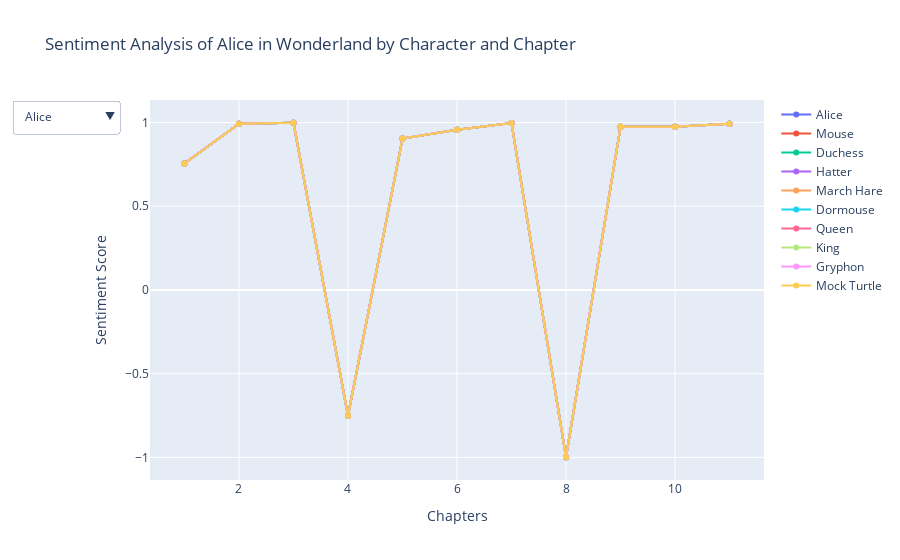

The cell this chart's notebook holds for it:
### Code cell
# create the bubble and line plot
fig = make_subplots(rows=1, cols=1)
for character in character_counts:
    fig.add_trace(go.Scatter(x=list(range(1, len(Chapters)+1)), y=results[character], mode='lines+markers', name=character, visible=character in sorted(character_counts, key=character_counts.get, reverse=True)[:10]), 1, 1)

fig.update_layout(title='Sentiment Analysis of Alice in Wonderland by Character and Chapter',
                  xaxis_title='Chapters',
                  yaxis_title='Sentiment Score')

# add the dropdown button
buttons = []
for character in sorted(character_counts, key=character_counts.get, reverse=True)[:10]:
    buttons.append({'label': character, 'method': 'update', 'args': [{'visible': [c in [character] for c in sorted(character_counts)]}]})

fig.update_layout(updatemenus=[{'buttons': buttons, 'direction': 'down', 'showactive': True}])

# show the plot
fig.show()

### Figure 1 — Plotly figure (JSON) as saved in the notebook; plotly's stock layout.template omitted (floating-point values rounded to 4 significant figures)
{"data": [{"mode": "lines+markers", "name": "Alice", "type": "scatter", "visible": true, "x": [1, 2, 3, 4, 5, 6, 7, 8, 9, 10, 11], "xaxis": "x", "y": [0.7555, 0.9929, 0.9986, -0.7508, 0.904, 0.9562, 0.997, -0.9989, 0.9748, 0.9749, 0.9926], "yaxis": "y"}, {"mode": "lines+markers", "name": "White Rabbit", "type": "scatter", "visible": false, "x": [1, 2, 3, 4, 5, 6, 7, 8, 9, 10, 11], "xaxis": "x", "y": [0.7555, 0.9929, 0.9986, -0.7508, 0.904, 0.9562, 0.997, -0.9989, 0.9748, 0.9749, 0.9926], "yaxis": "y"}, {"mode": "lines+markers", "name": "Mouse", "type": "scatter", "visible": true, "x": [1, 2, 3, 4, 5, 6, 7, 8, 9, 10, 11], "xaxis": "x", "y": [0.7555, 0.9929, 0.9986, -0.7508, 0.904, 0.9562, 0.997, -0.9989, 0.9748, 0.9749, 0.9926], "yaxis": "y"}, {"mode": "lines+markers", "name": "Dodo", "type": "scatter", "visible": false, "x": [1, 2, 3, 4, 5, 6, 7, 8, 9, 10, 11], "xaxis": "x", "y": [0.7555, 0.9929, 0.9986, -0.7508, 0.904, 0.9562, 0.997, -0.9989, 0.9748, 0.9749, 0.9926], "yaxis": "y"}, {"mode": "lines+markers", "name": "Lory", "type": "scatter", "visible": false, "x": [1, 2, 3, 4, 5, 6, 7, 8, 9, 10, 11], "xaxis": "x", "y": [0.7555, 0.9929, 0.9986, -0.7508, 0.904, 0.9562, 0.997, -0.9989, 0.9748, 0.9749, 0.9926], "yaxis": "y"}, {"mode": "lines+markers", "name": "Eaglet", "type": "scatter", "visible": false, "x": [1, 2, 3, 4, 5, 6, 7, 8, 9, 10, 11], "xaxis": "x", "y": [0.7555, 0.9929, 0.9986, -0.7508, 0.904, 0.9562, 0.997, -0.9989, 0.9748, 0.9749, 0.9926], "yaxis": "y"}, {"mode": "lines+markers", "name": "Duck", "type": "scatter", "visible": false, "x": [1, 2, 3, 4, 5, 6, 7, 8, 9, 10, 11], "xaxis": "x", "y": [0.7555, 0.9929, 0.9986, -0.7508, 0.904, 0.9562, 0.997, -0.9989, 0.9748, 0.9749, 0.9926], "yaxis": "y"}, {"mode": "lines+markers", "name": "Pat", "type": "scatter", "visible": false, "x": [1, 2, 3, 4, 5, 6, 7, 8, 9, 10, 11], "xaxis": "x", "y": [0.7555, 0.9929, 0.9986, -0.7508, 0.904, 0.9562, 0.997, -0.9989, 0.9748, 0.9749, 0.9926], "yaxis": "y"}, {"mode": "lines+markers", "name": "Bill", "type": "scatter", "visible": false, "x": [1, 2, 3, 4, 5, 6, 7, 8, 9, 10, 11], "xaxis": "x", "y": [0.7555, 0.9929, 0.9986, -0.7508, 0.904, 0.9562, 0.997, -0.9989, 0.9748, 0.9749, 0.9926], "yaxis": "y"}, {"mode": "lines+markers", "name": "puppy", "type": "scatter", "visible": false, "x": [1, 2, 3, 4, 5, 6, 7, 8, 9, 10, 11], "xaxis": "x", "y": [0.7555, 0.9929, 0.9986, -0.7508, 0.904, 0.9562, 0.997, -0.9989, 0.9748, 0.9749, 0.9926], "yaxis": "y"}, {"mode": "lines+markers", "name": "Caterpillar", "type": "scatter", "visible": false, "x": [1, 2, 3, 4, 5, 6, 7, 8, 9, 10, 11], "xaxis": "x", "y": [0.7555, 0.9929, 0.9986, -0.7508, 0.904, 0.9562, 0.997, -0.9989, 0.9748, 0.9749, 0.9926], "yaxis": "y"}, {"mode": "lines+markers", "name": "Duchess", "type": "scatter", "visible": true, "x": [1, 2, 3, 4, 5, 6, 7, 8, 9, 10, 11], "xaxis": "x", "y": [0.7555, 0.9929, 0.9986, -0.7508, 0.904, 0.9562, 0.997, -0.9989, 0.9748, 0.9749, 0.9926], "yaxis": "y"}, {"mode": "lines+markers", "name": "Cheshire Cat", "type": "scatter", "visible": false, "x": [1, 2, 3, 4, 5, 6, 7, 8, 9, 10, 11], "xaxis": "x", "y": [0.7555, 0.9929, 0.9986, -0.7508, 0.904, 0.9562, 0.997, -0.9989, 0.9748, 0.9749, 0.9926], "yaxis": "y"}, {"mode": "lines+markers", "name": "Hatter", "type": "scatter", "visible": true, "x": [1, 2, 3, 4, 5, 6, 7, 8, 9, 10, 11], "xaxis": "x", "y": [0.7555, 0.9929, 0.9986, -0.7508, 0.904, 0.9562, 0.997, -0.9989, 0.9748, 0.9749, 0.9926], "yaxis": "y"}, {"mode": "lines+markers", "name": "March Hare", "type": "scatter", "visible": true, "x": [1, 2, 3, 4, 5, 6, 7, 8, 9, 10, 11], "xaxis": "x", "y": [0.7555, 0.9929, 0.9986, -0.7508, 0.904, 0.9562, 0.997, -0.9989, 0.9748, 0.9749, 0.9926], "yaxis": "y"}, {"mode": "lines+markers", "name": "Dormouse", "type": "scatter", "visible": true, "x": [1, 2, 3, 4, 5, 6, 7, 8, 9, 10, 11], "xaxis": "x", "y": [0.7555, 0.9929, 0.9986, -0.7508, 0.904, 0.9562, 0.997, -0.9989, 0.9748, 0.9749, 0.9926], "yaxis": "y"}, {"mode": "lines+markers", "name": "Queen", "type": "scatter", "visible": true, "x": [1, 2, 3, 4, 5, 6, 7, 8, 9, 10, 11], "xaxis": "x", "y": [0.7555, 0.9929, 0.9986, -0.7508, 0.904, 0.9562, 0.997, -0.9989, 0.9748, 0.9749, 0.9926], "yaxis": "y"}, {"mode": "lines+markers", "name": "King", "type": "scatter", "visible": true, "x": [1, 2, 3, 4, 5, 6, 7, 8, 9, 10, 11], "xaxis": "x", "y": [0.7555, 0.9929, 0.9986, -0.7508, 0.904, 0.9562, 0.997, -0.9989, 0.9748, 0.9749, 0.9926], "yaxis": "y"}, {"mode": "lines+markers", "name": "Knave", "type": "scatter", "visible": false, "x": [1, 2, 3, 4, 5, 6, 7, 8, 9, 10, 11], "xaxis": "x", "y": [0.7555, 0.9929, 0.9986, -0.7508, 0.904, 0.9562, 0.997, -0.9989, 0.9748, 0.9749, 0.9926], "yaxis": "y"}, {"mode": "lines+markers", "name": "Gryphon", "type": "scatter", "visible": true, "x": [1, 2, 3, 4, 5, 6, 7, 8, 9, 10, 11], "xaxis": "x", "y": [0.7555, 0.9929, 0.9986, -0.7508, 0.904, 0.9562, 0.997, -0.9989, 0.9748, 0.9749, 0.9926], "yaxis": "y"}, {"mode": "lines+markers", "name": "Mock Turtle", "type": "scatter", "visible": true, "x": [1, 2, 3, 4, 5, 6, 7, 8, 9, 10, 11], "xaxis": "x", "y": [0.7555, 0.9929, 0.9986, -0.7508, 0.904, 0.9562, 0.997, -0.9989, 0.9748, 0.9749, 0.9926], "yaxis": "y"}], "layout": {"title": {"text": "Sentiment Analysis of Alice in Wonderland by Character and Chapter"}, "updatemenus": [{"buttons": [{"args": [{"visible": [true, false, false, false, false, false, false, false, false, false, false, false, false, false, false, false, false, false, false, false, false]}], "label": "Alice", "method": "update"}, {"args": [{"visible": [false, false, false, false, false, false, false, false, false, false, false, false, false, false, false, false, false, false, true, false, false]}], "label": "Queen", "method": "update"}, {"args": [{"visible": [false, false, false, false, false, false, false, false, false, false, false, true, false, false, false, false, false, false, false, false, false]}], "label": "King", "method": "update"}, {"args": [{"visible": [false, false, false, false, false, false, false, false, false, false, true, false, false, false, false, false, false, false, false, false, false]}], "label": "Hatter", "method": "update"}, {"args": [{"visible": [false, false, false, false, false, false, false, false, false, true, false, false, false, false, false, false, false, false, false, false, false]}], "label": "Gryphon", "method": "update"}, {"args": [{"visible": [false, false, false, false, false, false, false, false, false, false, false, false, false, false, false, true, false, false, false, false, false]}], "label": "Mock Turtle", "method": "update"}, {"args": [{"visible": [false, false, false, false, false, false, true, false, false, false, false, false, false, false, false, false, false, false, false, false, false]}], "label": "Duchess", "method": "update"}, {"args": [{"visible": [false, false, false, false, false, true, false, false, false, false, false, false, false, false, false, false, false, false, false, false, false]}], "label": "Dormouse", "method": "update"}, {"args": [{"visible": [false, false, false, false, false, false, false, false, false, false, false, false, false, false, true, false, false, false, false, false, false]}], "label": "March Hare", "method": "update"}, {"args": [{"visible": [false, false, false, false, false, false, false, false, false, false, false, false, false, false, false, false, true, false, false, false, false]}], "label": "Mouse", "method": "update"}], "direction": "down", "showactive": true}], "xaxis": {"anchor": "y", "domain": [0, 1], "title": {"text": "Chapters"}}, "yaxis": {"anchor": "x", "domain": [0, 1], "title": {"text": "Sentiment Score"}}}}
